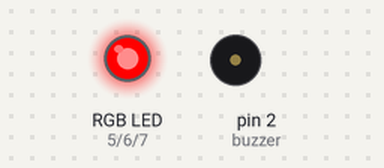
Simulated run of this sketch. Board: Arduino Uno, built with avr-gcc and run on an emulated ATmega328P. Parts: an RGB LED mixed from three pins (HIGH = lit), buzzer (waves = sounding). Dim RGB values are drawn brighter than linear.

Above: at 0.1 s.
At 0.6 s:
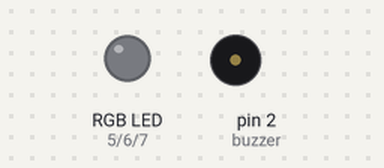
At 6.5 s:
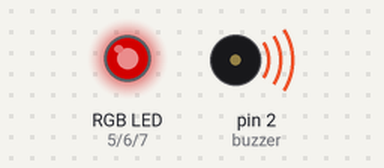
Timing chart, 0 to 14.7 s (numbered marks = the images above):
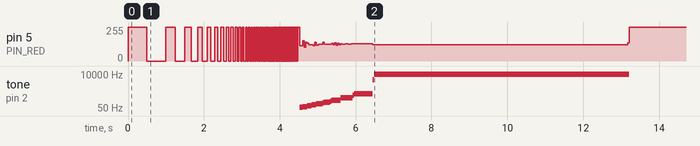

Measured:
- by itself, pin 5 (PIN_RED): 0/255 → 255/255 at 0.00 s, → 0/255 0.50 s later, → 255/255 0.50 s later, → 0/255 0.25 s later, … (129 changes in this stretch)
- by itself, tone on pin 2 (buzzer): plays 55 Hz for 0.08 s, 62 Hz for 0.12 s, 71 Hz for 0.12 s, 83 Hz for 0.12 s, 96 Hz for 0.16 s, 112 Hz for 0.04 s … (14 notes in this stretch)

The sketch:

rgb_led.ino
```cpp
/*
    ARDUINO RGB LED TUTORIAL: RAINBOW COLOR
    By: TheGeekPub.com
    More Arduino Tutorials: https://www.thegeekpub.com/arduino-tutorials/
*/

const int PIN_RED   = 5;
const int PIN_GREEN = 6;
const int PIN_BLUE  = 7;

const int buzzer = 2;

//variables to hold our color intensities and direction
//and define some initial "random" values to seed it
/* This function "Set Color" will set the color of the LED
   rather than doing it over and over in the loop above. */
void setColor(int R, int G, int B) {
  analogWrite(PIN_RED,   R);
  analogWrite(PIN_GREEN, G);
  analogWrite(PIN_BLUE,  B);
}

void setup() {
  //set all three pins to output mode
  pinMode(PIN_RED,   OUTPUT);
  pinMode(PIN_GREEN, OUTPUT);
  pinMode(PIN_BLUE,  OUTPUT);
  pinMode(buzzer, OUTPUT);
}

int time = 500;
int sec = 0;
void loop() {
  sec = sec + 1;
  if (time > 2) {
    setColor(255, 0, 0);
    digitalWrite(buzzer, HIGH);
    delay(time/sec);
    setColor(0, 0, 0);
    digitalWrite(buzzer, LOW);
    delay(time/sec);
  }
  else {
    setColor(0, 0, 0);
  }

}
```
